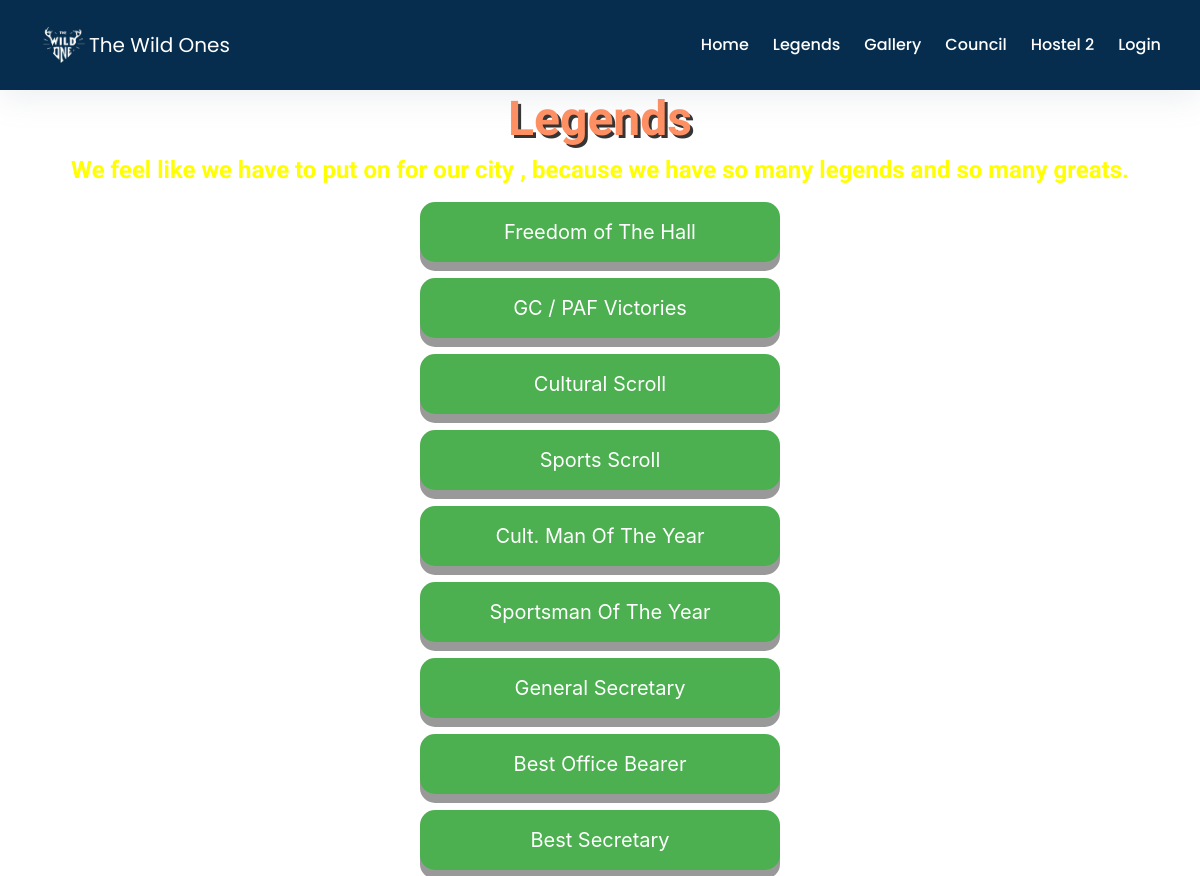
The app's page /legend/ with its own data.
### hostel2/models.py (models this page shows)
class Legend_Category(models.Model):
    name = models.CharField(max_length=150,primary_key=True)
    id = models.CharField(max_length=10)
    def __str__(self):
        return self.name

### hostel2/views.py (the view)
# urls.py: path('legend/', views.legend , name="legend"),
def legend(request):
    all_categorys = Legend_Category.objects.all()
    all_legends = Legends.objects.order_by("-year")
    context = { 'all_categorys' : all_categorys, 'all_legends' : all_legends}
    return render(request, 'hostel2/legend.html', context)

### hostel2/templates/hostel2/legend.html (shortened to what this page needs)
{% extends "hostel2/base.html" %}
 {% block head %}
{% load static %}
<link rel="stylesheet" href="{% static 'hostel2/legend.css'%}">
 {% endblock head %}
{% block body %}
  <div>
    <h1 id="head"> Legends </h1>
    <h4 id="subhead">We feel like we have to put on for our city , because we have so many legends and so many greats.</h4>
      {% for category in all_categorys %}
      <p class="button mx-auto streched-link" id={{category.id}} onclick="overlayClicked(this.id)">{{category}}</p><br>
      {% endfor %}
  </div>
{% endblock body %}

### hostel2/static/hostel2/navbar.css (style rules this page uses)
body { background-image: url('https://s3-us-west-2.amazonaws.com/s.cdpn.io/1462889/pat-back.svg'); background-position: center; background-repeat: repeat; background-size: 7%; background-color: #fff; overflow-x: hidden; transition: all 200ms linear; }
h1 { font-size: 48px; line-height: 1.2; font-weight: 700; color: #212112; text-align: center; }

### hostel2/static/hostel2/legend.css (style rules this page uses)
* { box-sizing: border-box; text-align: center; align-items: center; }
#bg { background-image: url("Images/bg.jpg"); background-position: center; background-size: cover; background-attachment: fixed; }
#head { text-align: center; color: #ff9063; font-size: 3rem !important; text-shadow: 3px 3px #353535; font-family: 'Yeon Sung', cursive; }
#subhead { font-family: 'Yeon Sung', cursive; color: yellow; font-weight: bold; font-size: 2vw; }
.button { display: inline-block; padding: 15px 25px; width: 30%; font-size: 20px; cursor: pointer; text-align: auto; text-decoration: none; outline: none; color: #fff; background-color: #4CAF50; border: none; border-radius: 15px; box-shadow: 0 9px #999; position: relative; top: 10px; }

### records on screen
Legend_Category: name "Freedom of The Hall"
Legend_Category: name "GC / PAF Victories"
Legend_Category: name "Cultural Scroll"
Legend_Category: name "Sports Scroll"
Legend_Category: name "Cult. Man Of The Year"
Legend_Category: name "Sportsman Of The Year"
Legend_Category: name "General Secretary"
Legend_Category: name "Best Office Bearer"
Legend_Category: name "Best Secretary"
